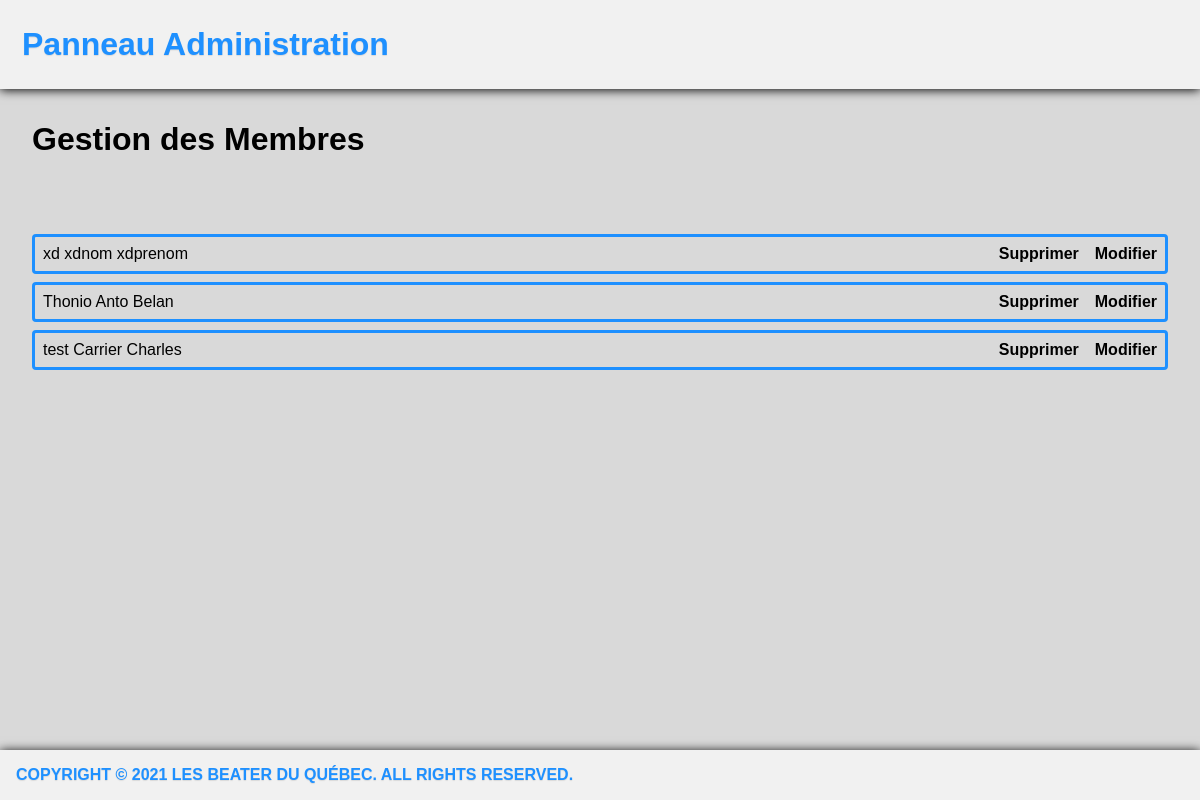
/doc/prototype/administration/liste-membre.php (signed in), run on the app's committed database.
### tables this page shows
CREATE TABLE `membre` (
  `id` int(11) NOT NULL,
  `pseudonyme` varchar(255) NOT NULL,
  `nom` varchar(255) NOT NULL,
  `prenom` varchar(255) NOT NULL,
  `email` varchar(255) NOT NULL,
  `admin` tinyint(1) NOT NULL DEFAULT 0,
  `motDePasse` varchar(255) NOT NULL
);

### accesseur/MembreDAO.php (called while the page is built, shortened)
<?php
include_once CHEMIN_MODELE . "Membre.php";
class AccesBaseDeDonneesMembres
{
    public static function initialiser()
    {
        $usager = 'BeaterQuebec';
        $motdepasse = 'BeaterQuebec12!';
        $hote = 'localhost';
        $base = 'BeaterQuebec';
        $dsn = 'mysql:dbname='.$base.';host=' . $hote;
    }
}
class MembreDAO extends AccesBaseDeDonneesMembres{
    public static function listerMembre(){
        $MESSAGE_SQL_LISTE_MEMBRE = "SELECT * FROM membre;";
        $requeteListeMembres = MembreDAO::$basededonnees->prepare($MESSAGE_SQL_LISTE_MEMBRE);
        $requeteListeMembres->execute();
        $listeMembres = $requeteListeMembres->fetchAll();
        if (!empty($listeMembres)){
            foreach($listeMembres as $membre) $membres[] = new Membre($membre);
            return $membres;
        }else{
            return null;
        }
    }
}
if(!function_exists ('formater'))
{
  function formater($texte)
  {
      $texte = html_entity_decode($texte,ENT_COMPAT,'UTF-8');
      $texte = htmlentities($texte,ENT_COMPAT,'ISO-8859-1');
      $newText = urldecode($texte);
      return $newText;
  }
}
?>

### doc/poc/ajax/ajax-message-erreur/modele/Membre.php (called while the page is built, shortened)
<?php
class Membre
{
	public static $filtres =
		array(
			'id' => FILTER_VALIDATE_INT,
			'pseudonyme' => FILTER_SANITIZE_ENCODED,
			'nom' => FILTER_SANITIZE_ENCODED,
			'prenom' => FILTER_SANITIZE_ENCODED,
            'email' => FILTER_SANITIZE_STRING,
            'admin' => FILTER_VALIDATE_INT,
			'motDePasse' => FILTER_SANITIZE_ENCODED
		);
	public function __construct($tableau)
	{
        if (is_array($tableau)){
		  $tableau = filter_var_array($tableau, Membre::$filtres);
		$this->pseudonyme = $tableau['pseudonyme'];
		$this->nom = $tableau['nom'];
		$this->prenom = $tableau['prenom'];
        $this->email = $tableau['email'];
		}
	}
	public function __set($propriete, $valeur)
	{
		switch($propriete)
		{
			case 'id':
				$this->id = $valeur;
			break;
		}
	}
	public function __get($propriete)
	{
		$self = get_object_vars($this);
		return $self[$propriete];
	}
}
?>

### doc/prototype/administration/liste-membre.php (the view, shortened to what this page needs)
<?php
require CHEMIN_ACCESSEUR . "MembreDAO.php";
$listeMembre = MembreDAO::listerMembre();
?>
<!doctype html>
<html lang="fr">
<head>
	<link rel="stylesheet" type="text/css" href="../styles/style.css">
</head>
<body>
	<header>
        <div class="header">
            <a href="index.php" class="logo">Panneau Administration</a>
        </div>
        <h1 class="titrePrincipalePanneauAdmin">Gestion des Membres</h1>
	</header>
	<section id="contenu" style="">
        <br><br>
		<?php
            if (!empty($listeMembre)){
                foreach($listeMembre as $membre)
                {
		?>
                    <div class="recordPanneauAdministration">
                        <?php echo formater($membre->pseudonyme); ?> <?php echo formater($membre->nom); ?> <?php echo formater($membre->prenom); ?>
                        <a class="lienPanneauAdministration" style="float: right; margin-left:1rem;" href="modifier-membre.php?pseudonyme=<?php echo $membre->pseudonyme; ?>&email=<?php echo $membre->email; ?>" title="">
                            Modifier
                        </a>
                        <a class="lienPanneauAdministration" style="float: right;" href="supprimer-membre.php?membre=<?php echo $membre->id; ?>" title="">
                            Supprimer
                        </a>
                    </div>
		<?php
			 }
            }
		?>
	</section>
    <footer><span id="signature">Copyright © 2021 Les Beater du Québec. All Rights Reserved.</span></footer>
</body>
</html>

### doc/prototype/styles/style.css (style rules this page uses)
* { margin:0;padding:0; }
* { font-family:Helvetica }
* { box-sizing: border-box; }
#contenu { margin:2em; }
body { background-color:#d9d9d9; width: 100%; height: auto; color: black; }
footer { font-weight: bold; position:fixed; bottom:0; width:100%; box-shadow: 0px 1px 10px black; background-color:#f1f1f1; color:dodgerblue; padding:1em; text-transform: uppercase; font-weight:bold; text-shadow: 0px 1px 1px #d9d9d9; }
.header { overflow: hidden; background-color: #f1f1f1; padding: 20px 10px; box-shadow: 0px 1px 10px black; }
.header a { float: left; color: black; text-align: center; padding: 12px; text-decoration: none; font-size: 20px; line-height: 25px; border-radius: 4px; }
.header a.logo { font-size: 32px; font-weight: bold; color:dodgerblue; text-shadow: 0px 1px 1px #d9d9d9; }
.lienPanneauAdministration { text-decoration: none; color:black; font-weight:bold; }
.recordPanneauAdministration { border:solid 3px dodgerblue; border-radius:4px; margin-top:0.5em; padding:0.5em; width: 100%; text-align:left; }
.titrePrincipalePanneauAdmin { text-align:left; margin:2rem; margin-bottom:0rem; }

### data on the page
membre: pseudonyme "xd", nom "xdnom", prenom "xdprenom"
membre: pseudonyme "Thonio", nom "Anto", prenom "Belan"
membre: pseudonyme "test", nom "Carrier", prenom "Charles"
